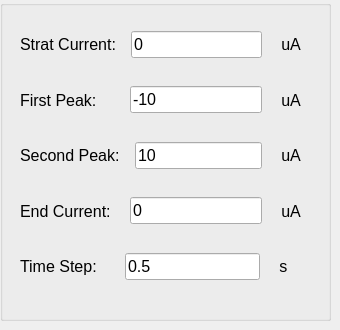
          <widget class="QWidget" name="tab_2">
           <attribute name="title">
            <string>Current Sweep</string>
           </attribute>
           <widget class="QGroupBox" name="groupBox_sweep_current">
            <property name="geometry">
             <rect>
              <x>0</x>
              <y>0</y>
              <width>331</width>
              <height>321</height>
             </rect>
            </property>
            <property name="title">
             <string/>
            </property>
            <widget class="QWidget" name="layoutWidget_6">
             <property name="geometry">
              <rect>
               <x>20</x>
               <y>20</y>
               <width>281</width>
               <height>271</height>
              </rect>
             </property>
             <layout class="QVBoxLayout" name="verticalLayout_5">
              <item>
               <layout class="QHBoxLayout" name="horizontalLayout_4">
                <item>
                 <widget class="QLabel" name="label_2">
                  <property name="font">
                   <font>
                    <pointsize>12</pointsize>
                   </font>
                  </property>
                  <property name="text">
                   <string>Strat Current:  </string>
                  </property>
                 </widget>
                </item>
                <item>
                 <widget class="QLineEdit" name="lineEdit_start_current">
                  <property name="font">
                   <font>
                    <pointsize>12</pointsize>
                   </font>
                  </property>
                  <property name="text">
                   <string>0</string>
                  </property>
                 </widget>
                </item>
                <item>
                 <widget class="QLabel" name="label_4">
                  <property name="font">
                   <font>
                    <pointsize>12</pointsize>
                   </font>
                  </property>
                  <property name="text">
                   <string>   uA</string>
                  </property>
                 </widget>
                </item>
               </layout>
              </item>
              <item>
               <layout class="QHBoxLayout" name="horizontalLayout_5">
                <item>
                 <widget class="QLabel" name="label_6">
                  <property name="font">
                   <font>
                    <pointsize>12</pointsize>
                   </font>
                  </property>
                  <property name="text">
                   <string>First Peak:      </string>
                  </property>
                 </widget>
                </item>
                <item>
                 <widget class="QLineEdit" name="lineEdit_first_current">
                  <property name="font">
                   <font>
                    <pointsize>12</pointsize>
                   </font>
                  </property>
                  <property name="text">
                   <string>-10</string>
                  </property>
                 </widget>
                </item>
                <item>
                 <widget class="QLabel" name="label_5">
                  <property name="font">
                   <font>
                    <pointsize>12</pointsize>
                   </font>
                  </property>
                  <property name="text">
                   <string>   uA</string>
                  </property>
                 </widget>
                </item>
               </layout>
              </item>
              <item>
               <layout class="QHBoxLayout" name="horizontalLayout_17">
                <item>
                 <widget class="QLabel" name="label_35">
                  <property name="font">
                   <font>
                    <pointsize>12</pointsize>
                   </font>
                  </property>
                  <property name="text">
                   <string>Second Peak:  </string>
                  </property>
                 </widget>
                </item>
                <item>
                 <widget class="QLineEdit" name="lineEdit_second_current">
                  <property name="font">
                   <font>
                    <pointsize>12</pointsize>
                   </font>
                  </property>
                  <property name="text">
                   <string>10</string>
                  </property>
                 </widget>
                </item>
                <item>
                 <widget class="QLabel" name="label_36">
                  <property name="font">
                   <font>
                    <pointsize>12</pointsize>
                   </font>
                  </property>
                  <property name="text">
                   <string>   uA</string>
                  </property>
                 </widget>
                </item>
               </layout>
              </item>
              <item>
               <layout class="QHBoxLayout" name="horizontalLayout_6">
                <item>
                 <widget class="QLabel" name="label_7">
                  <property name="font">
                   <font>
                    <pointsize>12</pointsize>
                   </font>
                  </property>
                  <property name="text">
                   <string>End Current:   </string>
                  </property>
                 </widget>
                </item>
                <item>
                 <widget class="QLineEdit" name="lineEdit_end_current">
                  <property name="font">
                   <font>
                    <pointsize>12</pointsize>
                   </font>
                  </property>
                  <property name="text">
                   <string>0</string>
                  </property>
                 </widget>
                </item>
                <item>
                 <widget class="QLabel" name="label_37">
                  <property name="font">
                   <font>
                    <pointsize>12</pointsize>
                   </font>
                  </property>
                  <property name="text">
                   <string>   uA</string>
                  </property>
                 </widget>
                </item>
               </layout>
              </item>
              <item>
               <layout class="QHBoxLayout" name="horizontalLayout_7">
                <item>
                 <widget class="QLabel" name="label_9">
                  <property name="font">
                   <font>
                    <pointsize>12</pointsize>
                   </font>
                  </property>
                  <property name="text">
                   <string>Time Step:     </string>
                  </property>
                 </widget>
                </item>
                <item>
                 <widget class="QLineEdit" name="lineEdit_current_time_measurements">
                  <property name="font">
                   <font>
                    <pointsize>12</pointsize>
                   </font>
                  </property>
                  <property name="text">
                   <string>0.5</string>
                  </property>
                 </widget>
                </item>
                <item>
                 <widget class="QLabel" name="label_10">
                  <property name="font">
                   <font>
                    <pointsize>12</pointsize>
                   </font>
                  </property>
                  <property name="text">
                   <string>   s   </string>
                  </property>
                 </widget>
                </item>
               </layout>
              </item>
             </layout>
            </widget>
           </widget>
          </widget>
